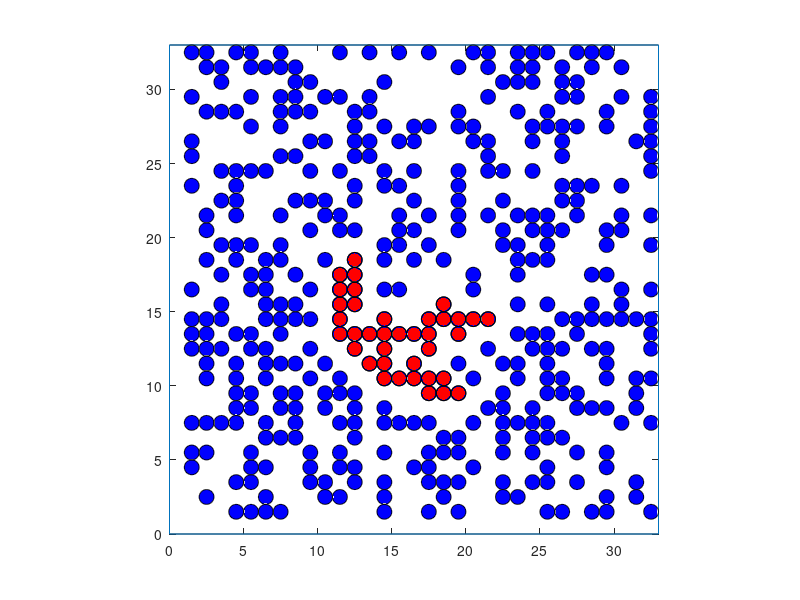

This figure's MATLAB source: (Note: this script raises an error after producing the figure.)
%**************************************************************************
%*     Exercise 17.3                                                      *
%*     filename: ch17pr03.m                                               *
%*     program listing number: 17.3                                       *
%*                                                                        *
%*     This program simulates two-dimensional percolation.                *
%*     Hoshen and Kopelman algorithm is used for cluster labeling.        *
%*                                                                        *
%*     Programed by Ryoichi Kawai for Computational Physics Course.       *
%*     Last modification:  03/17/2017.                                    *
%**************************************************************************
close all

N=32;
% p=0.59 is close to the transition point
p=0.4;

% Graphics setting
plot([0,N+1,N+1,0,0],[0,0,N+1,N+1,0]);
axis equal
axis([0 N+1 0 N+1])
hold on

% place atoms at random
r=rand(N,N);
lattice = r < p;

% draw clusters
for i=1:N
    for j=1:N
        if lattice(i,j)
            rectangle('Position',[i,j,1,1],'Curvature',[1 1],'FaceColor','b');
            drawnow
        end
    end
end
hold on


% Labeling: 1st pass (Making initial labels and map)

label=zeros(N,N);  % allocate array
remap=zeros(N*N);

new=0;
for j=1:N
    for i=1:N
        
        i1 = i-1;
        j1 = j-1;
        
        if lattice(i,j)>0
            if i1 > 0
                left=label(i1,j); % neighbor (left).
            else
                left=0;  % outside the box.
            end
            if j1 > 0
                down=label(i,j1); % neighbor (down).
            else
                down=0;  % outside the box.
            end
            
            if down==0 && left==0  % if both are unocupied
                new=new+1;         % create a new cluster.
                label(i,j) = new;
                remap(new)=new;
                
            elseif down*left>0  % both are occupied.
                
                if down==left        % if they are the same cluster.
                    label(i,j)=left; % join to the cluster.
                    
                else   % connecting two different clusters.
                    found = false;
                    while not(found)
                        if remap(left)==left
                            found = true;
                        else
                            left=remap(left);
                        end
                    end
                    found = false;
                    while not(found)
                        if remap(down)==down
                            found = true;
                        else
                            down=remap(down);
                        end
                    end
                    
                    if left==down  % they are again the same
                        label(i,j)=left;
                    else
                        nmax=max(left,down);
                        nmin=min(left,down);
                        label(i,j)=nmin;   % coalesce two clusters
                        remap(nmax)=nmin;  % add to the chain
                    end
                end
                
            elseif down>0 % only down neighbor is occupied
                label(i,j) = down;  % join to the neighbor
                
            else  % only the left neighbor is occupied
                label(i,j) = left;  % join to the neighbor
            end
        end
        
    end
end
% Labeling: 2nd pass (Collapse the label in the same cluster)

nmax = max(label(:));
for i=nmax:-1:1
    label(label==i)=remap(i);
end

% Labeling: 3rd pass (Make the label continuous)
%           This procedure is not essential.

j=0;
for i=1:nmax
    if remap(i)==i
        j=j+1;
        label(label==i) = j;
    end
end

% Identify the percolation
nmax = max(label(:));
size = zeros(nmax,1);
maxsize=0;
largest=1;
fprintf('Cluster   Size  Percolation\n')
for i=1:nmax
    percx = any(label(1,:)==i)*any(label(N,:)==i) >0;
    percy = any(label(:,1)==i)*any(label(:,N)==i) >0;
    size(i)=  sum(label(:)==i);
    if size(i) > maxsize
        largest = i;
        maxsize = size(i);
    end
    if percx || percy
        perc='YES';
    else
        perc=' NO';
    end
    fprintf('%5d:  %6d,    %s\n', i, size(i), perc)
end

fprintf('%d    %d\n', largest, size(largest))

for i=1:N
    for j=1:N
        if label(i,j) == largest
            rectangle('Position',[i,j,1,1],'Curvature',[1 1],'FaceColor','r');
            drawnow
        end
    end
end
figure

h=histogram(size,20);